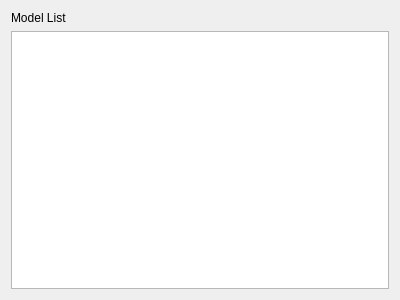
<?xml version="1.0" encoding="UTF-8"?>
<ui version="4.0">
 <class>ModelView</class>
 <widget class="QWidget" name="ModelView">
  <property name="geometry">
   <rect>
    <x>0</x>
    <y>0</y>
    <width>400</width>
    <height>300</height>
   </rect>
  </property>
  <property name="windowTitle">
   <string>Form</string>
  </property>
  <layout class="QVBoxLayout" name="verticalLayout">
   <item>
    <widget class="QLabel" name="labelModelList">
     <property name="text">
      <string>Model List</string>
     </property>
    </widget>
   </item>
   <item>
    <widget class="QListWidget" name="_modelListWidget"/>
   </item>
  </layout>
 </widget>
 <resources/>
 <connections/>
</ui>
